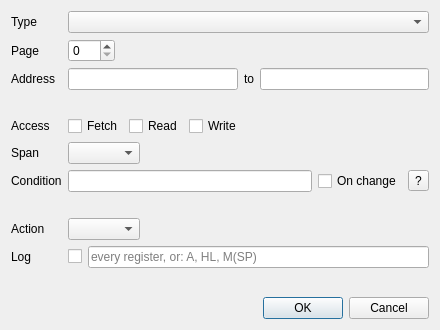
<?xml version="1.0" encoding="UTF-8"?>
<ui version="4.0">
 <class>BrkManager</class>
 <widget class="QDialog" name="BrkManager">
  <property name="windowModality">
   <enum>Qt::WindowModal</enum>
  </property>
  <property name="geometry">
   <rect>
    <x>0</x>
    <y>0</y>
    <width>440</width>
    <height>330</height>
   </rect>
  </property>
  <property name="windowTitle">
   <string>Breakpoint Editor</string>
  </property>
  <layout class="QGridLayout" name="gridLayout">
   <item row="0" column="0">
    <widget class="QLabel" name="labType">
     <property name="text">
      <string>Type</string>
     </property>
    </widget>
   </item>
   <item row="0" column="1">
    <widget class="QComboBox" name="brkType">
     <property name="toolTip">
      <string>What the breakpoint watches</string>
     </property>
    </widget>
   </item>
   <item row="1" column="0">
    <widget class="QLabel" name="labBank">
     <property name="text">
      <string>Page</string>
     </property>
    </widget>
   </item>
   <item row="1" column="1">
    <layout class="QHBoxLayout" name="layPage">
     <item>
      <widget class="QSpinBox" name="brkBank">
       <property name="toolTip">
        <string>The 16K page the cell is in</string>
       </property>
       <property name="maximum">
        <number>255</number>
       </property>
      </widget>
     </item>
     <item>
      <spacer name="spPage">
       <property name="orientation">
        <enum>Qt::Horizontal</enum>
       </property>
       <property name="sizeHint" stdset="0">
        <size>
         <width>20</width>
         <height>20</height>
        </size>
       </property>
      </spacer>
     </item>
    </layout>
   </item>
   <item row="2" column="0">
    <widget class="QLabel" name="labStart">
     <property name="text">
      <string>Address</string>
     </property>
    </widget>
   </item>
   <item row="2" column="1">
    <layout class="QHBoxLayout" name="layAdr">
     <item>
      <widget class="QLineEdit" name="leStart"/>
     </item>
     <item>
      <widget class="QLabel" name="labTo">
       <property name="text">
        <string>to</string>
       </property>
      </widget>
     </item>
     <item>
      <widget class="QLineEdit" name="leEnd"/>
     </item>
    </layout>
   </item>
   <item row="3" column="1">
    <widget class="QLabel" name="labAdrHint">
     <property name="text">
      <string/>
     </property>
    </widget>
   </item>
   <item row="4" column="0">
    <widget class="QLabel" name="labFlags">
     <property name="text">
      <string>Access</string>
     </property>
    </widget>
   </item>
   <item row="4" column="1">
    <layout class="QHBoxLayout" name="layFlags">
     <item>
      <widget class="QCheckBox" name="brkFetch">
       <property name="toolTip">
        <string>Fires when an instruction is fetched from here</string>
       </property>
       <property name="text">
        <string>Fetch</string>
       </property>
      </widget>
     </item>
     <item>
      <widget class="QCheckBox" name="brkRead">
       <property name="text">
        <string>Read</string>
       </property>
      </widget>
     </item>
     <item>
      <widget class="QCheckBox" name="brkWrite">
       <property name="text">
        <string>Write</string>
       </property>
      </widget>
     </item>
     <item>
      <spacer name="spFlags">
       <property name="orientation">
        <enum>Qt::Horizontal</enum>
       </property>
       <property name="sizeHint" stdset="0">
        <size>
         <width>20</width>
         <height>20</height>
        </size>
       </property>
      </spacer>
     </item>
    </layout>
   </item>
   <item row="5" column="0">
    <widget class="QLabel" name="labSpan">
     <property name="text">
      <string>Span</string>
     </property>
    </widget>
   </item>
   <item row="5" column="1">
    <layout class="QHBoxLayout" name="laySpan">
     <item>
      <widget class="QComboBox" name="brkSpan">
       <property name="toolTip">
        <string>T from an opening point to the next closing one</string>
       </property>
      </widget>
     </item>
     <item>
      <widget class="QLabel" name="labSpanStat">
       <property name="text">
        <string/>
       </property>
      </widget>
     </item>
     <item>
      <spacer name="spSpan">
       <property name="orientation">
        <enum>Qt::Horizontal</enum>
       </property>
       <property name="sizeHint" stdset="0">
        <size>
         <width>20</width>
         <height>20</height>
        </size>
       </property>
      </spacer>
     </item>
    </layout>
   </item>
   <item row="6" column="0">
    <widget class="QLabel" name="labCond">
     <property name="text">
      <string>Condition</string>
     </property>
    </widget>
   </item>
   <item row="6" column="1">
    <layout class="QHBoxLayout" name="layCond">
     <item>
      <widget class="QLineEdit" name="leCond">
       <property name="toolTip">
        <string>Fires only while this is not 0. Empty: always</string>
       </property>
      </widget>
     </item>
     <item>
      <widget class="QCheckBox" name="brkOnChange">
       <property name="toolTip">
        <string>Fire when it becomes true, not on every instruction while it is</string>
       </property>
       <property name="text">
        <string>On change</string>
       </property>
      </widget>
     </item>
     <item>
      <widget class="QToolButton" name="tbCondHelp">
       <property name="toolTip">
        <string>Expression syntax</string>
       </property>
       <property name="text">
        <string>?</string>
       </property>
      </widget>
     </item>
    </layout>
   </item>
   <item row="7" column="1">
    <widget class="QLabel" name="labCondErr">
     <property name="text">
      <string/>
     </property>
    </widget>
   </item>
   <item row="8" column="0">
    <widget class="QLabel" name="labAction">
     <property name="text">
      <string>Action</string>
     </property>
    </widget>
   </item>
   <item row="8" column="1">
    <layout class="QHBoxLayout" name="layAction">
     <item>
      <widget class="QComboBox" name="brkAction">
       <property name="toolTip">
        <string>What a hit does</string>
       </property>
      </widget>
     </item>
     <item>
      <spacer name="spAction">
       <property name="orientation">
        <enum>Qt::Horizontal</enum>
       </property>
       <property name="sizeHint" stdset="0">
        <size>
         <width>20</width>
         <height>20</height>
        </size>
       </property>
      </spacer>
     </item>
    </layout>
   </item>
   <item row="9" column="0">
    <widget class="QLabel" name="labLogExp">
     <property name="text">
      <string>Log</string>
     </property>
    </widget>
   </item>
   <item row="9" column="1">
    <layout class="QHBoxLayout" name="layLog">
     <item>
      <widget class="QCheckBox" name="brkLog">
       <property name="toolTip">
        <string>A line in the breakpoint log on every hit</string>
       </property>
      </widget>
     </item>
     <item>
      <widget class="QLineEdit" name="leLogExp">
       <property name="toolTip">
        <string>What a logged hit writes, comma-separated. Empty: every register</string>
       </property>
       <property name="placeholderText">
        <string>every register, or: A, HL, M(SP)</string>
       </property>
      </widget>
     </item>
    </layout>
   </item>
   <item row="10" column="1">
    <spacer name="verticalSpacer">
     <property name="orientation">
      <enum>Qt::Vertical</enum>
     </property>
     <property name="sizeHint" stdset="0">
      <size>
       <width>20</width>
       <height>10</height>
      </size>
     </property>
    </spacer>
   </item>
   <item row="11" column="0" colspan="2">
    <layout class="QHBoxLayout" name="layButtons">
     <item>
      <spacer name="spButtons">
       <property name="orientation">
        <enum>Qt::Horizontal</enum>
       </property>
       <property name="sizeHint" stdset="0">
        <size>
         <width>40</width>
         <height>20</height>
        </size>
       </property>
      </spacer>
     </item>
     <item>
      <widget class="QPushButton" name="pbOK">
       <property name="text">
        <string>OK</string>
       </property>
       <property name="icon">
        <iconset resource="../xpeccy.qrc">
         <normaloff>:/images/ok-apply.png</normaloff>:/images/ok-apply.png</iconset>
       </property>
       <property name="default">
        <bool>true</bool>
       </property>
      </widget>
     </item>
     <item>
      <widget class="QPushButton" name="pbCancel">
       <property name="text">
        <string>Cancel</string>
       </property>
       <property name="icon">
        <iconset resource="../xpeccy.qrc">
         <normaloff>:/images/cancel.png</normaloff>:/images/cancel.png</iconset>
       </property>
      </widget>
     </item>
    </layout>
   </item>
  </layout>
 </widget>
 <tabstops>
  <tabstop>brkType</tabstop>
  <tabstop>brkBank</tabstop>
  <tabstop>leStart</tabstop>
  <tabstop>leEnd</tabstop>
  <tabstop>brkFetch</tabstop>
  <tabstop>brkRead</tabstop>
  <tabstop>brkWrite</tabstop>
  <tabstop>brkSpan</tabstop>
  <tabstop>leCond</tabstop>
  <tabstop>brkOnChange</tabstop>
  <tabstop>brkAction</tabstop>
  <tabstop>brkLog</tabstop>
  <tabstop>leLogExp</tabstop>
  <tabstop>pbOK</tabstop>
  <tabstop>pbCancel</tabstop>
 </tabstops>
 <resources>
  <include location="../xpeccy.qrc"/>
 </resources>
 <connections/>
</ui>
